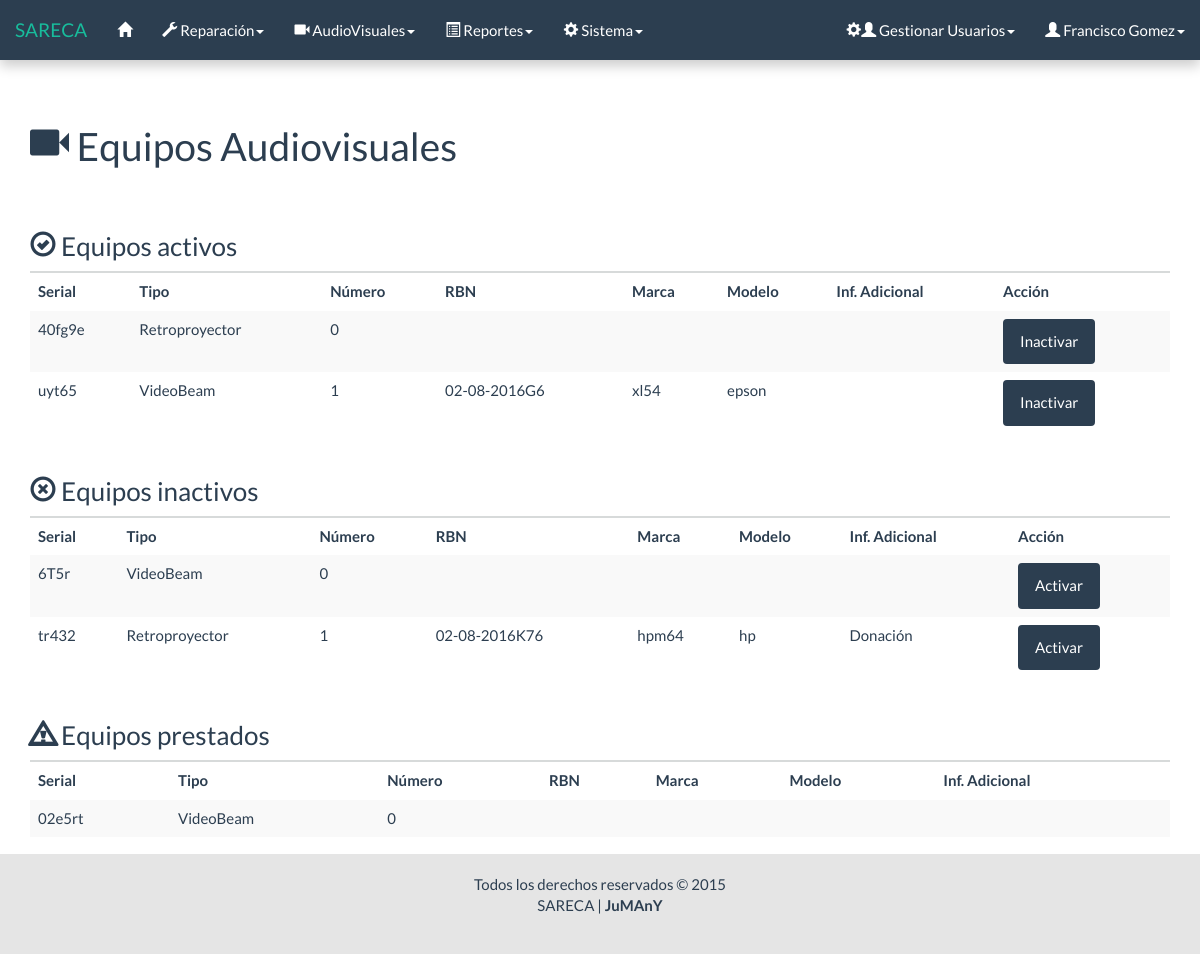
/html/consulta_audiovisuales_f.php (signed in), run on an earlier commit of the app's database.
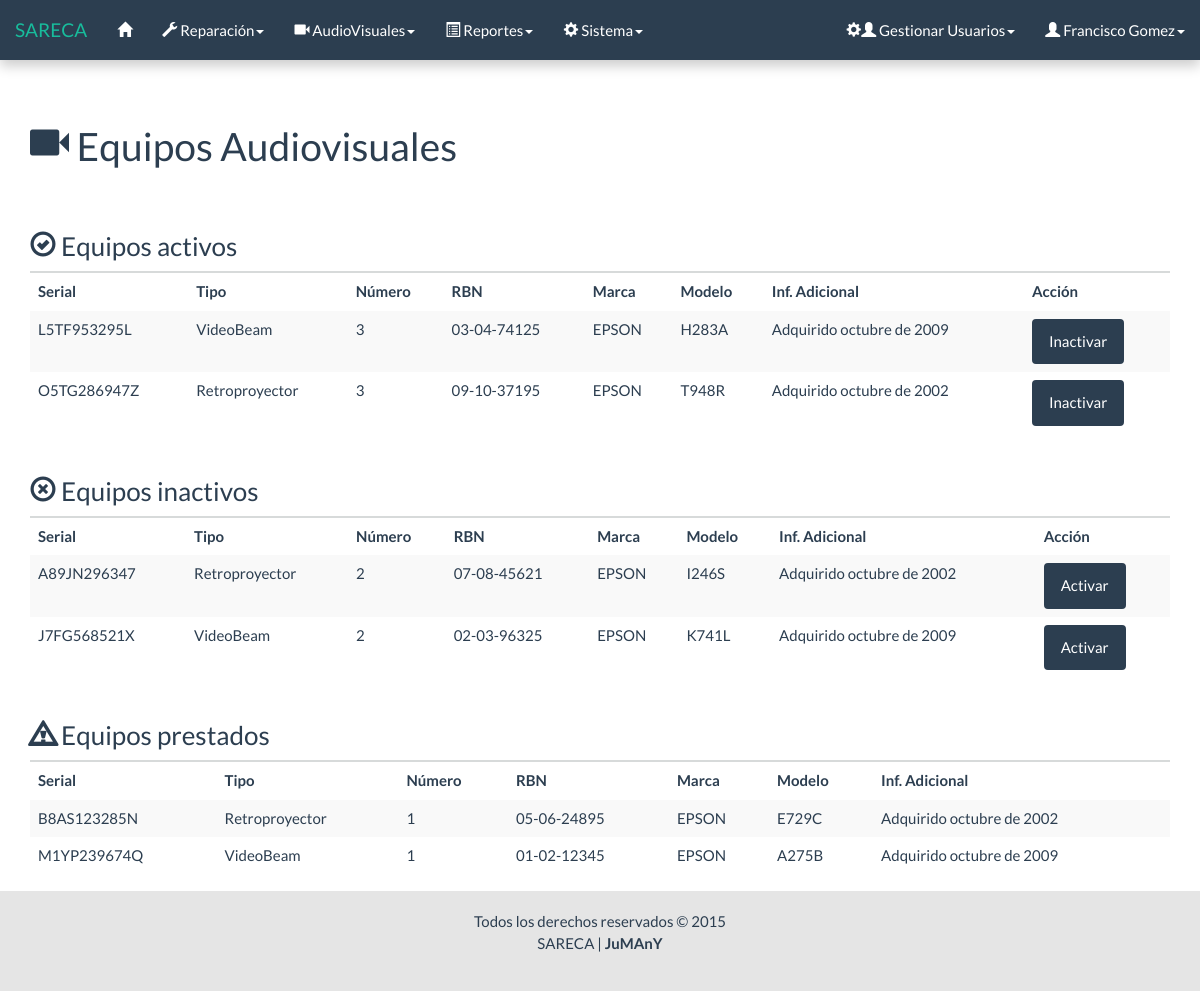
And on a later commit of the database.
### tables this page shows
CREATE TABLE `equipo_audiovisual` (
  `Serial` varchar(11) NOT NULL,
  `tipo` int(1) NOT NULL,
  `numero` tinyint(4) NOT NULL,
  `rbn` varchar(20) NOT NULL,
  `modelo` varchar(20) NOT NULL,
  `marca` varchar(30) NOT NULL,
  `inf_adic` varchar(50) NOT NULL,
  `Estado` int(1) NOT NULL,
  PRIMARY KEY (`Serial`)
);

### php/lista_eq_audio.php (the view, shortened to what this page needs)
<?php
	require('conexion/conexion.php');
	$sql = "SELECT * FROM equipo_audiovisual WHERE Estado = 1";
	$res = $conectar->query($sql);
	if ($res->num_rows == 0) {
?>
		<div class="row">
			<div class="col-lg-12">
				<h3><span class="glyphicon glyphicon-ok-circle"></span> Equipos activos</h3>
				<div class="alert alert-dismissible alert-info">
					<strong>No existen equipos ACTIVOS.</strong>
				</div>
			</div>
		</div>
<?php
	} else {
?>
		<div class="row">
			<div class="col-lg-12">
				<h3><span class="glyphicon glyphicon-ok-circle"></span> Equipos activos</h3>
				<table id="" class="table table-striped table-hover consulta">
					<thead>
						<tr>
							<th>Serial</th>
							<th>Tipo</th>
							<th>Número</th>
							<th>RBN</th>
							<th>Marca</th>
							<th>Modelo</th>
							<th>Inf. Adicional</th>
							<th>Acción</th>
						</tr>
					</thead>
					<tbody>
					<?php
					while ($fila = $res->fetch_object()) {
						$tipo = ($fila->tipo == 1) ? 'VideoBeam' : 'Retroproyector';
						printf('
							<tr>
								<td>%s</td>
								<td>%s</td>
								<td>%d</td>
								<td>%s</td>
								<td>%s</td>
								<td>%s</td>
								<td>%s</td>
								<td><a href="../php/estado_audiovisual.php?s=%s&e=%d" class="btn btn-primary">Inactivar</a></td>
							</tr>',
							$fila->Serial,
							$tipo,
							$fila->numero,
							$fila->rbn,
							$fila->marca,
							$fila->modelo,
							$fila->inf_adic,
							$fila->Serial,
							$fila->Estado
						);
					}
					?>
					</tbody>
				</table>
			</div>
		</div>
<?php
	}
	$sql = "SELECT * FROM equipo_audiovisual WHERE Estado = 3";
	$res = $conectar->query($sql);
	if ($res->num_rows == 0) {
?>
		<div class="row">
			<div class="col-lg-12">
				<h3><span class="glyphicon glyphicon-remove-circle"></span> Equipos inactivos</h3>
				<div class="alert alert-dismissible alert-info">
					<strong>No existen equipos INACTIVOS.</strong>
				</div>
			</div>
		</div>
<?php
	} else {
?>
		<div class="row">
			<div class="col-lg-12">
				<h3><span class="glyphicon glyphicon-remove-circle"></span> Equipos inactivos</h3>
				<table class="table table-striped table-hover consulta">
					<thead>
						<tr>
							<th>Serial</th>
							<th>Tipo</th>
							<th>Número</th>
							<th>RBN</th>
							<th>Marca</th>
							<th>Modelo</th>
							<th>Inf. Adicional</th>
							<th>Acción</th>
						</tr>
					</thead>
					<tbody>
					<?php
					while ($fila = $res->fetch_object()) {
						$tipo = ($fila->tipo == 1) ? 'VideoBeam' : 'Retroproyector';
						printf('
							<tr>
								<td>%s</td>
								<td>%s</td>
								<td>%d</td>
								<td>%s</td>
								<td>%s</td>
								<td>%s</td>
								<td>%s</td>
								<td><a href="../php/estado_audiovisual.php?s=%s&e=%d" class="btn btn-primary">Activar</a></td>
							</tr>',
							$fila->Serial,
							$tipo,
							$fila->numero,
							$fila->rbn,
							$fila->marca,
							$fila->modelo,
							$fila->inf_adic,
							$fila->Serial,
							$fila->Estado
						);
					}
					?>
					</tbody>
				</table>
			</div>
		</div>
<?php
	}
	$sql = "SELECT * FROM equipo_audiovisual WHERE Estado = 2";
	$res = $conectar->query($sql);
	if ($res->num_rows == 0) {
?>
		<div class="row">
			<div class="col-lg-12">
				<h3><span class="glyphicon glyphicon-warning-sign"></span> Equipos prestados</h3>
				<div class="alert alert-dismissible alert-info">
					<strong>No existen equipos PRESTADOS.</strong>
				</div>
			</div>
		</div>
<?php
	} else {
?>
		<div class="row">
			<div class="col-lg-12">
				<h3><span class="glyphicon glyphicon-warning-sign"></span> Equipos prestados</h3>
				<table class="table table-striped table-hover consulta">
					<thead>
						<tr>
							<th>Serial</th>
							<th>Tipo</th>
							<th>Número</th>
							<th>RBN</th>
							<th>Marca</th>
							<th>Modelo</th>
							<th>Inf. Adicional</th>
						</tr>
					</thead>
					<tbody>
					<?php
					while ($fila = $res->fetch_object()) {
						$tipo = ($fila->tipo == 1) ? 'VideoBeam' : 'Retroproyector';
						printf('
							<tr>
								<td>%s</td>
								<td>%s</td>
								<td>%d</td>
								<td>%s</td>
								<td>%s</td>
								<td>%s</td>
								<td>%s</td>
							</tr>',
							$fila->Serial,
							$tipo,
							$fila->numero,
							$fila->rbn,
							$fila->marca,
							$fila->modelo,
							$fila->inf_adic
						);
					}
					?>
					</tbody>
				</table>
			</div>
		</div>
<?php
	}
?>

### html/consulta_audiovisuales_f.php (shortened to what this page needs)
<!DOCTYPE html>
<html lang="es">
	<head>
		<link rel="stylesheet" href="../css/bootstrap.css">
		<link rel="stylesheet" href="../css/general.css">
		<link rel="stylesheet" href="../css/jquery.dataTables.min.css">
	</head>
	<body>
		<div id="wrap">
			<?php
				include("menu/menu.php");
			?>
			<div class="container">
				<div class="bs-docs-section">
					<?php
						include('mensaje/mensaje.php');
					?>
					<div class="row">
						<div class="col-lg-12">
							<div class="page-header">
								<h1><span class="glyphicon glyphicon-facetime-video"></span> Equipos Audiovisuales</h1>
							</div>
						</div>
					</div>
					<?php include '../php/lista_eq_audio.php'; ?>
				</div>
			</div>
			<div id="push"></div>
		</div>
		<div id="footer">
			<div class="container">
				<p class="muted credit">
					Todos los derechos reservados &copy; 2015 <br>
					SARECA | <b>JuMAnY</b>
				</p>
			</div>
		</div>
	</body>
</html>

### html/menu/menu.php (shortened to what this page needs)
<nav class="navbar navbar-default navbar-fixed-top">
	<div class="container-fluid">
		<div class="navbar-header">
			<a class="navbar-brand" href="#">SARECA</a>
		</div>
		<div class="collapse navbar-collapse" id="bs-example-navbar-collapse-1">
			<ul class="nav navbar-nav">
				<li data-toggle="tooltip" data-placement="bottom" title="" data-original-title="Inicio"><a href="inicio.php"><span class="glyphicon glyphicon-home"></span></a></li>
				<?php if($_SESSION["nivel"] == 3 || $_SESSION["nivel"] == 1){ ?>
							<li class="dropdown">
								<a href="#" class="dropdown-toggle" data-toggle="dropdown" role="button" aria-expanded="false"><span class="glyphicon glyphicon-wrench"></span> Reparación<span class="caret"></span></a>
							</li>
				<?php 	}
						if($_SESSION["nivel"] == 2 || $_SESSION["nivel"] == 1){
				?>
							<li class="dropdown">
								<a href="#" class="dropdown-toggle" data-toggle="dropdown" role="button" aria-expanded="false"><span class="glyphicon glyphicon-facetime-video"></span> AudioVisuales<span class="caret"></span></a>
							</li>
				<?php
				 		}
				?>
				<li class="dropdown">
					<a href="#" class="dropdown-toggle" data-toggle="dropdown" role="button" aria-expanded="false"><span class="glyphicon glyphicon-list-alt"></span> Reportes<span class="caret"></span></a>
				</li>
				<?php
						if($_SESSION["nivel"] == 1){
				?>
							<li class="dropdown">
								<a href="#" class="dropdown-toggle" data-toggle="dropdown" role="button" aria-expanded="false"><span class="glyphicon glyphicon-cog"></span> Sistema<span class="caret"></span></a>
							</li>
				<?php 	} ?>
			</ul>
			<ul class="nav navbar-nav navbar-right">
				<?php if($_SESSION["nivel"] == 1){ ?>
							<li class="dropdown">
								<a href="#" class="dropdown-toggle" data-toggle="dropdown" role="button" aria-expanded="false"><span class="glyphicon glyphicon-cog"></span><span class="glyphicon glyphicon-user"></span> Gestionar Usuarios<span class="caret"></span></a>
							</li>
				<?php } ?>
				<li data-toggle="tooltip" data-placement="left" title="" data-original-title="Perfil Usuario" class="dropdown">
					<a href="#" class="dropdown-toggle" data-toggle="dropdown" role="button" aria-expanded="false"><span class="glyphicon glyphicon-user"></span> <?=$_SESSION['nombre']?><span class="caret"></span></a>
				</li>
			</ul>
		</div>
	</div>
</nav>

### html/mensaje/mensaje.php (shortened to what this page needs)
<div class="row">
	<div class="col-lg-6 col-lg-offset-3">
		<br>
	</div>
</div>

### css/general.css (style rules this page uses)
html, body { height: 100%; }
.navbar { box-shadow: 0px 6px 12px rgba(0, 0, 0, 0.2); }
#wrap { min-height: 100%; height: auto !important; height: 100%; margin: 0 auto -104px; }
#push, #footer { height: 100px; }
#footer { text-align: center; background-color: #e5e5e5; }
#wrap > .container { padding-top: 60px; }
.container .credit { margin: 20px 0; }

What changed in the data, as far as the page shows it:
removed equipo_audiovisual: Serial "40fg9e", tipo "Retroproyector", numero "0", shown under "Equipos activos"
removed equipo_audiovisual: Serial "uyt65", tipo "VideoBeam", numero "1", rbn "02-08-2016G6", marca "xl54", modelo "epson", shown under "Equipos activos"
removed equipo_audiovisual: Serial "6T5r", tipo "VideoBeam", numero "0", shown under "Equipos inactivos"
removed equipo_audiovisual: Serial "tr432", tipo "Retroproyector", numero "1", rbn "02-08-2016K76", marca "hpm64", modelo "hp", inf_adic "Donación", shown under "Equipos inactivos"
removed equipo_audiovisual: Serial "02e5rt", tipo "VideoBeam", numero "0", shown under "Equipos prestados"
added equipo_audiovisual: Serial "L5TF953295L", tipo "VideoBeam", numero "3", rbn "03-04-74125", marca "EPSON", modelo "H283A", inf_adic "Adquirido octubre de 2009", shown under "Equipos activos"
added equipo_audiovisual: Serial "O5TG286947Z", tipo "Retroproyector", numero "3", rbn "09-10-37195", marca "EPSON", modelo "T948R", inf_adic "Adquirido octubre de 2002", shown under "Equipos activos"
added equipo_audiovisual: Serial "A89JN296347", tipo "Retroproyector", numero "2", rbn "07-08-45621", marca "EPSON", modelo "I246S", inf_adic "Adquirido octubre de 2002", shown under "Equipos inactivos"
added equipo_audiovisual: Serial "J7FG568521X", tipo "VideoBeam", numero "2", rbn "02-03-96325", marca "EPSON", modelo "K741L", inf_adic "Adquirido octubre de 2009", shown under "Equipos inactivos"
added equipo_audiovisual: Serial "B8AS123285N", tipo "Retroproyector", numero "1", rbn "05-06-24895", marca "EPSON", modelo "E729C", inf_adic "Adquirido octubre de 2002", shown under "Equipos prestados"
added equipo_audiovisual: Serial "M1YP239674Q", tipo "VideoBeam", numero "1", rbn "01-02-12345", marca "EPSON", modelo "A275B", inf_adic "Adquirido octubre de 2009", shown under "Equipos prestados"
